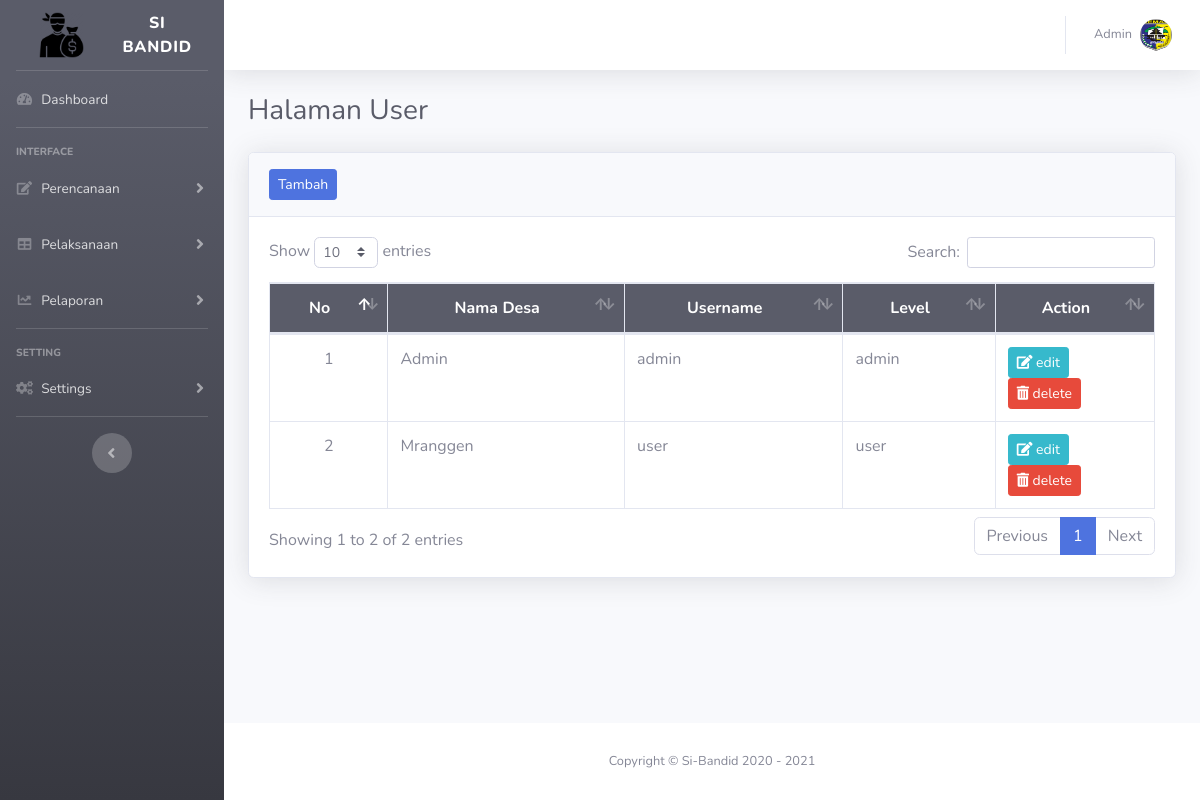
The app's page /index.php?page=user (signed in) with its own data.
### tables this page shows
CREATE TABLE `tb_user` (
  `id_user` int(11) NOT NULL,
  `username` varchar(50) NOT NULL,
  `password` varchar(255) NOT NULL,
  `nama_user` varchar(50) NOT NULL,
  `level` enum('admin','user') NOT NULL
);

### page/setting/user.php (the view, shortened to what this page needs)
<h1 class="h3 mb-4 text-gray-800">Halaman User</h1>
<div class="card shadow mb-4">
  <div class="card-header py-3">
    <a href="#" class="btn btn-sm btn-primary" data-toggle="modal" data-target="#add_userModal">Tambah</a>
  </div>
  <div class="card-body">
    <div class="table-responsive">
      <table class="table table-bordered" id="dataTable" width="100%" cellspacing="0">
        <thead class="bg-dark text-white">
          <tr>
            <th class="text-center">No</th>
            <th class="text-center">Nama Desa</th>
            <th class="text-center">Username</th>
            <th class="text-center">Level</th>
            <th width="18%" class="text-center">Action</th>
          </tr>
        </thead>
        <tbody>
          <?php
          include "asset/inc/config.php";
            $query = "SELECT * FROM tb_user ORDER BY id_user ASC";
            $result = mysqli_query($koneksi, $query);
            $no = 1;
            while($data = mysqli_fetch_assoc($result))
            {
            ?>
          <tr>
            <td class="text-center"><?php echo "$no"; ?></td>
            <td><?php echo $data['nama_user']; ?></td>
            <td><?php echo $data['username']; ?></td>
            <td><?php echo $data['level']; ?></td>
            <td>
              <a href="#" class="btn btn-sm btn-info edit" data-toggle="modal" data-target="#edit_userModal"
              data-iduser="<?php echo $data['id_user']; ?>"
              data-username="<?php echo $data['username']; ?>"
              data-password="<?php echo $data['password']; ?>"
              data-nmuser="<?php echo $data['nama_user']; ?>"
              data-level="<?php echo $data['level']; ?>"><i class="fas fa-edit"></i> edit</a>
              <a href="page/setting/hapus.php?id_user=<?php echo $data['id_user'];?>" onclick="return confirm('Yakin Hapus?')" class="btn btn-sm btn-danger"><i class="fas fa-trash-alt"></i> delete</a>
            </td>
          </tr>
          <?php
          $no++;
          }
          ?>
        </tbody>
      </table>
    </div>
  </div>
</div>

### records on screen
tb_user: nama_user "Admin", username "admin", level "admin"
tb_user: nama_user "Mranggen", username "user", level "user"

### other values on screen
$_SESSION['nama_user'] "Admin"
